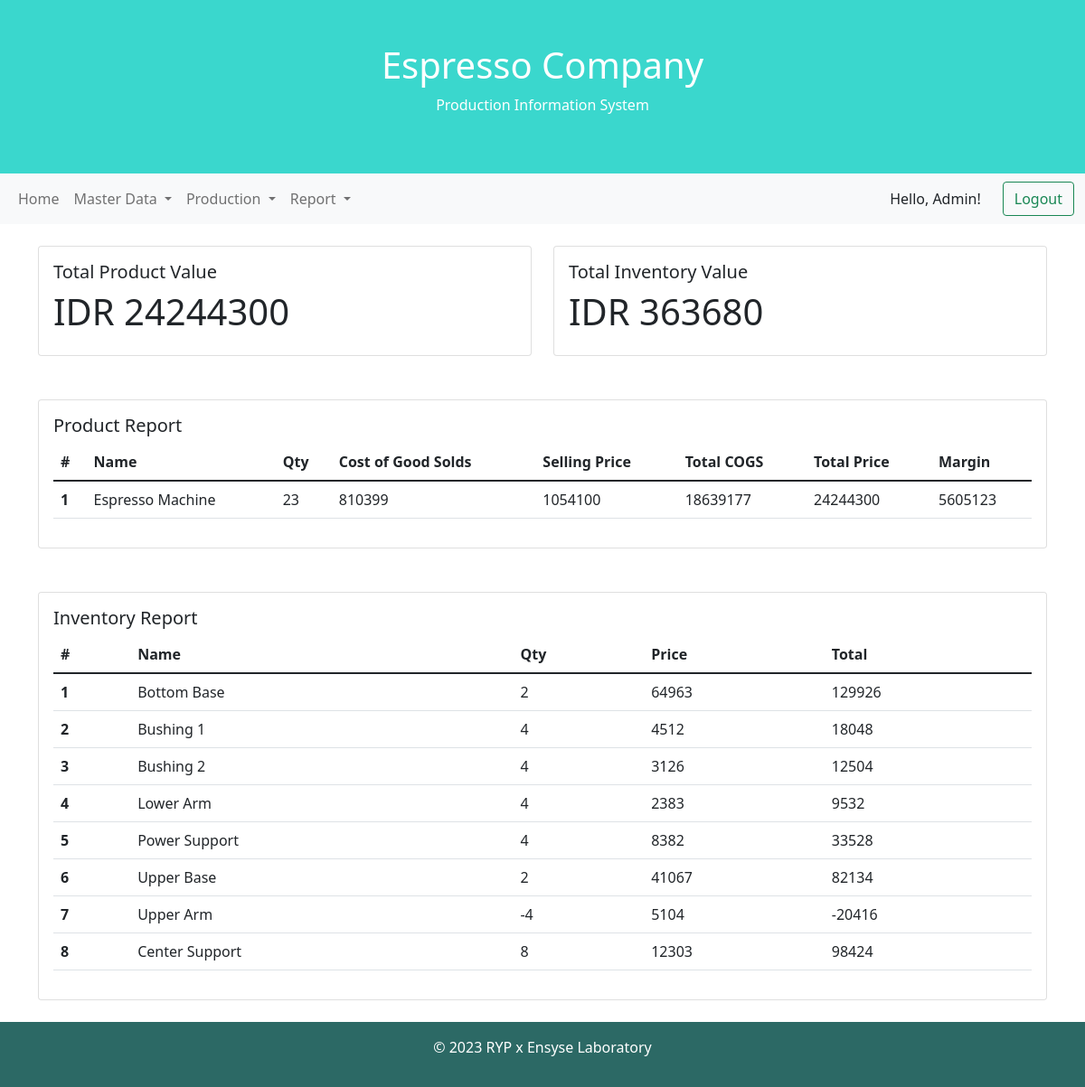
The page /report/accounting.php (signed in) on the database its author committed.
### tables this page shows
CREATE TABLE `product` (
  `id` int(11) NOT NULL,
  `name` varchar(255) NOT NULL,
  `qty` int(11) NOT NULL,
  `cogs` bigint(20) NOT NULL,
  `selling_price` bigint(20) NOT NULL
);

CREATE TABLE `raw_material` (
  `id` int(11) NOT NULL,
  `name` varchar(255) NOT NULL,
  `qty` int(11) NOT NULL,
  `price` bigint(20) NOT NULL
);

### model/Product.php (called while the page is built, shortened)
<?php
class Product extends Database
{
	function __construct()
	{
		$this->connection = mysqli_connect($this->host, $this->username, $this->password, $this->database);
	}
	function productValues()
	{
		$query = "SELECT *,(qty*selling_price) as total,(cogs*qty) as total_cogs,((qty*selling_price)-(cogs*qty)) as margin FROM product";
		$data = mysqli_query($this->connection, $query);
		return $data;
	}
	function totalProductValues()
	{
		$query = "SELECT sum(qty*selling_price) FROM product";
		$data = mysqli_query($this->connection, $query);
		$total = mysqli_fetch_row($data);
		return $total[0];
	}
}

### model/RawMaterial.php (called while the page is built, shortened)
<?php
class RawMaterial extends Database
{
	function __construct()
	{
		$this->connection = mysqli_connect($this->host, $this->username, $this->password, $this->database);
	}
	function rawMaterialValues()
	{
		$query = "SELECT *,(qty*price) as total FROM raw_material";
		$data = mysqli_query($this->connection, $query);
		return $data;
	}
	function totalRawMaterialValues()
	{
		$query = "SELECT sum(qty*price) as total FROM raw_material";
		$data = mysqli_query($this->connection, $query);
		$total = mysqli_fetch_row($data);
		return $total[0];
	}
}

### report/accounting.php (the view, shortened to what this page needs)
<?php
include '../model/Product.php';
include '../model/RawMaterial.php';
$material = new RawMaterial();
$product = new Product();
$materials = $material->rawMaterialValues();
$material_value = $material->totalRawMaterialValues();
$products = $product->productValues();
$product_value = $product->totalProductValues();
?>
<!DOCTYPE html>
<html lang="en">
<head>
    <link href="https://cdn.jsdelivr.net/npm/bootstrap@5.1.3/dist/css/bootstrap.min.css" rel="stylesheet">
    <link rel="stylesheet" href="../style.css">
</head>
<body>
    <div class="container-fluid p-5 bg-blue text-white text-center">
        <h1>Espresso Company</h1>
        <p>Production Information System</p>
    </div>
    <?php include('../navigation/index.php') ?>
    <div class="container mt-4">
        <div class="row mb-5">
            <div class="col-lg-6">
                <div class="card">
                    <div class="card-body">
                        <h5 class="card-title">Total Product Value</h5>
                        <h1 class ="text-mute">IDR <?= $product_value ?></h1>
                    </div>
                </div>
            </div>
            <div class="col-lg-6">
                <div class="card">
                    <div class="card-body">
                        <h5 class="card-title">Total Inventory Value</h5>
                        <h1 class ="text-mute">IDR <?= $material_value ?></h1>
                    </div>
                </div>
            </div>
        </div>
        <div class="row">
            <div class="col-lg-12">
                <div class="card">
                    <div class="card-body">
                        <div class="row">
                            <div class="col-6">
                                <h5 class="card-title">Product Report</h5>
                            </div>
                        </div>
                        <table class="table">
                            <thead>
                                <tr>
                                    <th scope="col">#</th>
                                    <th scope="col">Name</th>
                                    <th scope="col">Qty</th>
                                    <th scope="col">Cost of Good Solds</th>
                                    <th scope="col">Selling Price</th>
                                    <th scope="col">Total COGS</th>
                                    <th scope="col">Total Price</th>
                                    <th scope="col">Margin</th>
                                </tr>
                            </thead>
                            <tbody>
                                <?php $i = 1;
                                foreach ($products as $product) { ?>
                                    <tr>
                                        <th scope="row"><?= $i ?></th>
                                        <td><?= $product['name'] ?></td>
                                        <td><?= $product['qty'] ?></td>
                                        <td><?= $product['cogs'] ?></td>
                                        <td><?= $product['selling_price'] ?></td>
                                        <td><?= $product['total_cogs'] ?></td>
                                        <td><?= $product['total'] ?></td>
                                        <td><?= $product['margin'] ?></td>
                                    </tr>
                                <?php $i++;
                                } ?>
                            </tbody>
                        </table>
                    </div>
                </div>
            </div>
            <div class="col-lg-12 mt-5">
                <div class="card">
                    <div class="card-body">
                        <div class="row">
                            <div class="col-6">
                                <h5 class="card-title">Inventory Report</h5>
                            </div>
                        </div>
                        <table class="table">
                            <thead>
                                <tr>
                                    <th scope="col">#</th>
                                    <th scope="col">Name</th>
                                    <th scope="col">Qty</th>
                                    <th scope="col">Price</th>
                                    <th scope="col">Total</th>
                                </tr>
                            </thead>
                            <tbody>
                                <?php $i = 1;
                                foreach ($materials as $material) { ?>
                                    <tr>
                                        <th scope="row"><?= $i ?></th>
                                        <td><?= $material['name'] ?></td>
                                        <td><?= $material['qty'] ?></td>
                                        <td><?= $material['price'] ?></td>
                                        <td><?= $material['total'] ?></td>
                                    </tr>
                                <?php $i++;
                                } ?>
                            </tbody>
                        </table>
                    </div>
                </div>
            </div>
        </div>
    </div>
    <div class="mt-4 p-3 bg-green text-white text-center">
        <p>&copy 2023 RYP x Ensyse Laboratory</p>
    </div>
</body>
</html>

### navigation/index.php
<?php
if($_SESSION['role'] == "rl_workstation"){
    include('workstation.php');
}else{
    include('default.php');
}

### navigation/default.php (shortened to what this page needs)
<nav class="navbar navbar-expand-lg navbar-light bg-light">
    <div class="container-fluid">
        <div class="collapse navbar-collapse" id="navbarSupportedContent">
            <ul class="navbar-nav me-auto mb-2 mb-lg-0">
                <li class="nav-item">
                    <a class="nav-link" aria-current="page" href="../home/">Home</a>
                </li>
                <li class="nav-item dropdown">
                    <a class="nav-link dropdown-toggle" href="#" id="navbarDropdown" role="button" data-bs-toggle="dropdown" aria-expanded="false">
                        Master Data
                    </a>
                </li>
                <li class="nav-item dropdown">
                    <a class="nav-link dropdown-toggle" href="#" id="navbarDropdown" role="button" data-bs-toggle="dropdown" aria-expanded="false">
                        Production
                    </a>
                </li>
                <li class="nav-item dropdown">
                    <a class="nav-link dropdown-toggle" href="#" id="navbarDropdown" role="button" data-bs-toggle="dropdown" aria-expanded="false">
                        Report
                    </a>
                </li>
            </ul>
            <?php if ($_SESSION['status'] == "login") { ?>
                <span class="me-4">Hello, <?=$_SESSION['name']?>!</span>
                <a href="../auth/process.php?action=logout" class="btn btn-outline-success">Logout</a>
            <?php } else { ?>
                <a href="../auth/index.php" class="btn btn-outline-success">Login</a>
            <?php } ?>
        </div>
    </div>
</nav>

### style.css (style rules this page uses)
.bg-blue { background-color: #3ad7cd; }
.bg-green { background-color: #2C6965; }

### rows shown on the page
product: name "Espresso Machine", qty "23", cogs "810399", selling_price "1054100", total_cogs "18639177", total "24244300", margin "5605123"
raw_material: name "Bottom Base", qty "2", price "64963", total "129926"
raw_material: name "Bushing 1", qty "4", price "4512", total "18048"
raw_material: name "Bushing 2", qty "4", price "3126", total "12504"
raw_material: name "Lower Arm", qty "4", price "2383", total "9532"
raw_material: name "Power Support", qty "4", price "8382", total "33528"
raw_material: name "Upper Base", qty "2", price "41067", total "82134"
raw_material: name "Upper Arm", qty "-4", price "5104", total "-20416"
raw_material: name "Center Support", qty "8", price "12303", total "98424"

### other values the page prints
$_SESSION['name'] "Admin"
$product_value "24244300"
$material_value "363680"
